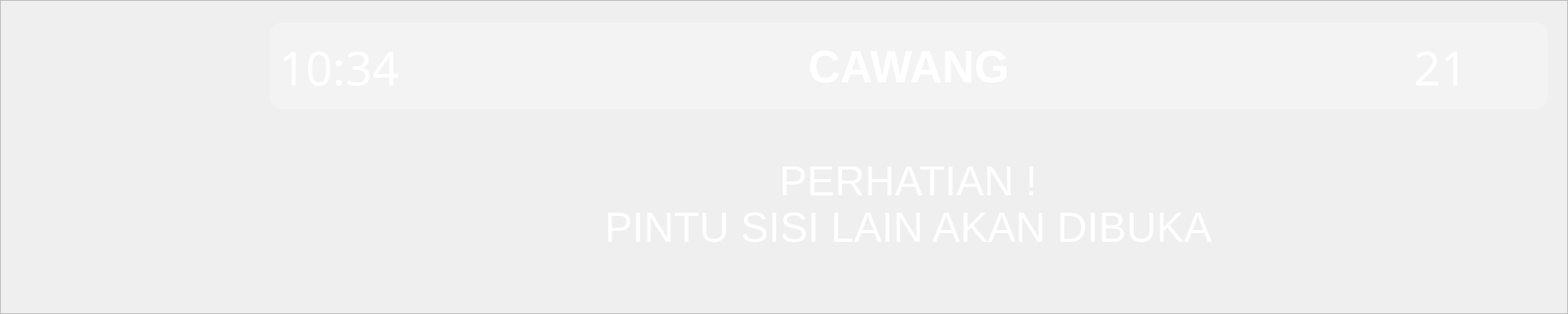
<?xml version="1.0" encoding="UTF-8"?>
<ui version="4.0">
 <class>SideNonDoorOpen</class>
 <widget class="QMainWindow" name="SideNonDoorOpen">
  <property name="geometry">
   <rect>
    <x>0</x>
    <y>0</y>
    <width>2000</width>
    <height>400</height>
   </rect>
  </property>
  <property name="windowTitle">
   <string>MainWindow</string>
  </property>
  <widget class="QWidget" name="centralwidget">
   <widget class="QFrame" name="side_non_door_frame">
    <property name="geometry">
     <rect>
      <x>0</x>
      <y>0</y>
      <width>2000</width>
      <height>400</height>
     </rect>
    </property>
    <property name="frameShape">
     <enum>QFrame::StyledPanel</enum>
    </property>
    <property name="frameShadow">
     <enum>QFrame::Raised</enum>
    </property>
    <widget class="QLabel" name="bg_image">
     <property name="geometry">
      <rect>
       <x>0</x>
       <y>0</y>
       <width>2000</width>
       <height>400</height>
      </rect>
     </property>
     <property name="text">
      <string/>
     </property>
     <property name="pixmap">
      <pixmap resource="../image/images.qrc">:/images/BG Next Station.png</pixmap>
     </property>
     <property name="scaledContents">
      <bool>false</bool>
     </property>
     <property name="alignment">
      <set>Qt::AlignCenter</set>
     </property>
    </widget>
    <widget class="QLabel" name="rute_line_logo">
     <property name="geometry">
      <rect>
       <x>34</x>
       <y>67</y>
       <width>333</width>
       <height>240</height>
      </rect>
     </property>
     <property name="text">
      <string/>
     </property>
     <property name="pixmap">
      <pixmap resource="../image/images.qrc">:/images/Logo Bogor Line.png</pixmap>
     </property>
     <property name="scaledContents">
      <bool>true</bool>
     </property>
    </widget>
    <widget class="QLabel" name="bg_header">
     <property name="geometry">
      <rect>
       <x>344</x>
       <y>29</y>
       <width>1630</width>
       <height>110</height>
      </rect>
     </property>
     <property name="styleSheet">
      <string notr="true">background-color: rgba(255, 255, 255, 63.75);
border-radius: 15px</string>
     </property>
     <property name="text">
      <string/>
     </property>
    </widget>
    <widget class="QLabel" name="clock_value">
     <property name="geometry">
      <rect>
       <x>330</x>
       <y>32</y>
       <width>205</width>
       <height>107</height>
      </rect>
     </property>
     <property name="font">
      <font>
       <family>Haettenschweiler</family>
       <pointsize>45</pointsize>
       <weight>50</weight>
       <italic>false</italic>
       <bold>false</bold>
       <underline>false</underline>
       <kerning>true</kerning>
      </font>
     </property>
     <property name="styleSheet">
      <string notr="true">color: rgb(255, 255, 255);</string>
     </property>
     <property name="text">
      <string>10:34</string>
     </property>
     <property name="alignment">
      <set>Qt::AlignCenter</set>
     </property>
    </widget>
    <widget class="QLabel" name="temperature_value">
     <property name="geometry">
      <rect>
       <x>1769</x>
       <y>32</y>
       <width>103</width>
       <height>107</height>
      </rect>
     </property>
     <property name="font">
      <font>
       <family>Haettenschweiler</family>
       <pointsize>45</pointsize>
       <weight>50</weight>
       <italic>false</italic>
       <bold>false</bold>
       <underline>false</underline>
       <kerning>true</kerning>
      </font>
     </property>
     <property name="styleSheet">
      <string notr="true">color: rgb(255, 255, 255);</string>
     </property>
     <property name="text">
      <string>21</string>
     </property>
     <property name="alignment">
      <set>Qt::AlignRight|Qt::AlignTrailing|Qt::AlignVCenter</set>
     </property>
    </widget>
    <widget class="QLabel" name="temperature_celcius">
     <property name="geometry">
      <rect>
       <x>1873</x>
       <y>32</y>
       <width>81</width>
       <height>107</height>
      </rect>
     </property>
     <property name="font">
      <font>
       <family>Haettenschweiler</family>
       <pointsize>55</pointsize>
       <weight>50</weight>
       <italic>false</italic>
       <bold>false</bold>
       <underline>false</underline>
       <kerning>true</kerning>
      </font>
     </property>
     <property name="styleSheet">
      <string notr="true">color: rgb(255, 255, 255);</string>
     </property>
     <property name="text">
      <string/>
     </property>
     <property name="pixmap">
      <pixmap resource="../image/images.qrc">:/images/℃.png</pixmap>
     </property>
     <property name="scaledContents">
      <bool>false</bool>
     </property>
     <property name="alignment">
      <set>Qt::AlignCenter</set>
     </property>
    </widget>
    <widget class="QLabel" name="next_station_value">
     <property name="geometry">
      <rect>
       <x>864</x>
       <y>32</y>
       <width>590</width>
       <height>107</height>
      </rect>
     </property>
     <property name="font">
      <font>
       <family>Tahoma</family>
       <pointsize>43</pointsize>
       <weight>75</weight>
       <bold>true</bold>
      </font>
     </property>
     <property name="styleSheet">
      <string notr="true">color: rgb(255, 255, 255);</string>
     </property>
     <property name="text">
      <string>CAWANG</string>
     </property>
     <property name="alignment">
      <set>Qt::AlignCenter</set>
     </property>
    </widget>
    <widget class="QLabel" name="attention_text_value">
     <property name="geometry">
      <rect>
       <x>725</x>
       <y>180</y>
       <width>867</width>
       <height>101</height>
      </rect>
     </property>
     <property name="font">
      <font>
       <family>Tahoma</family>
       <pointsize>40</pointsize>
      </font>
     </property>
     <property name="styleSheet">
      <string notr="true">color: rgb(255, 255, 255);</string>
     </property>
     <property name="text">
      <string>PERHATIAN !</string>
     </property>
     <property name="alignment">
      <set>Qt::AlignCenter</set>
     </property>
    </widget>
    <widget class="QLabel" name="side_door_text_value">
     <property name="geometry">
      <rect>
       <x>510</x>
       <y>239</y>
       <width>1297</width>
       <height>101</height>
      </rect>
     </property>
     <property name="font">
      <font>
       <family>Tahoma</family>
       <pointsize>40</pointsize>
      </font>
     </property>
     <property name="styleSheet">
      <string notr="true">color: rgb(255, 255, 255);</string>
     </property>
     <property name="text">
      <string>PINTU SISI LAIN AKAN DIBUKA</string>
     </property>
     <property name="alignment">
      <set>Qt::AlignCenter</set>
     </property>
    </widget>
    <widget class="QLabel" name="non_door_logo_1">
     <property name="geometry">
      <rect>
       <x>410</x>
       <y>222</y>
       <width>215</width>
       <height>110</height>
      </rect>
     </property>
     <property name="text">
      <string/>
     </property>
     <property name="pixmap">
      <pixmap resource="../image/images.qrc">:/images/non door open.png</pixmap>
     </property>
    </widget>
    <widget class="QLabel" name="non_door_logo_2">
     <property name="geometry">
      <rect>
       <x>1699</x>
       <y>222</y>
       <width>215</width>
       <height>110</height>
      </rect>
     </property>
     <property name="text">
      <string/>
     </property>
     <property name="pixmap">
      <pixmap resource="../image/images.qrc">:/images/non door open.png</pixmap>
     </property>
    </widget>
   </widget>
  </widget>
 </widget>
 <resources>
  <include location="../image/images.qrc"/>
 </resources>
 <connections/>
</ui>
